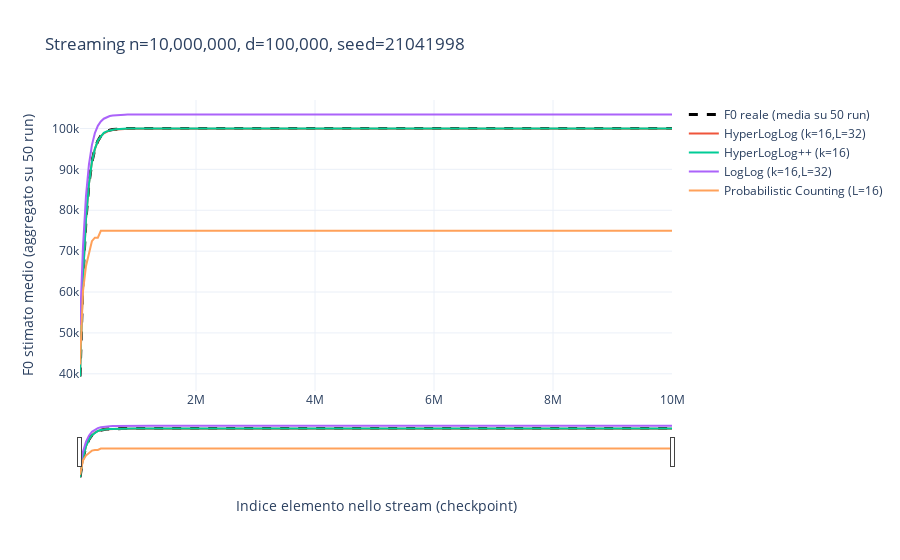
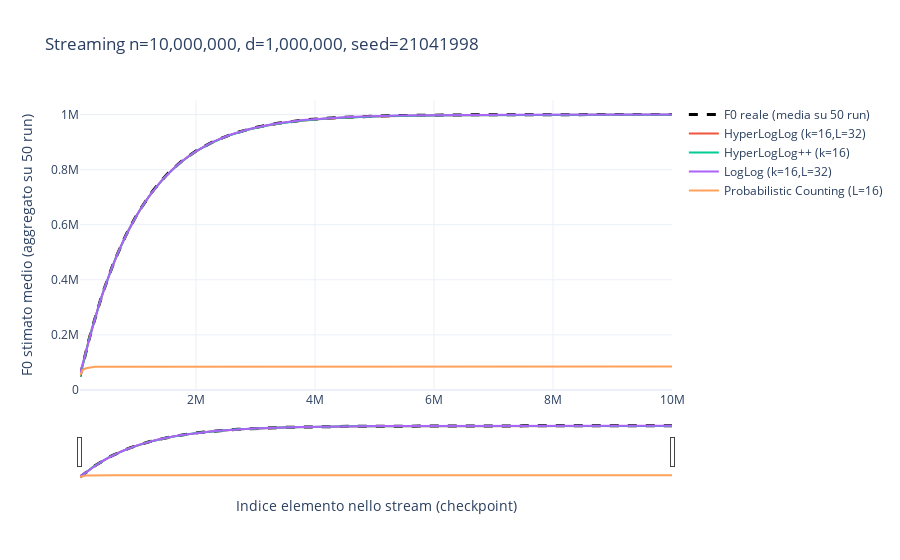
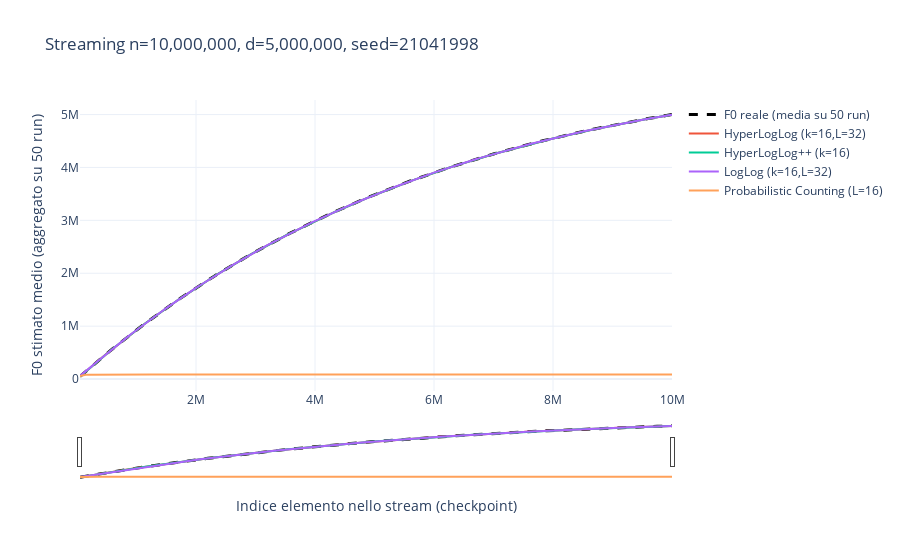
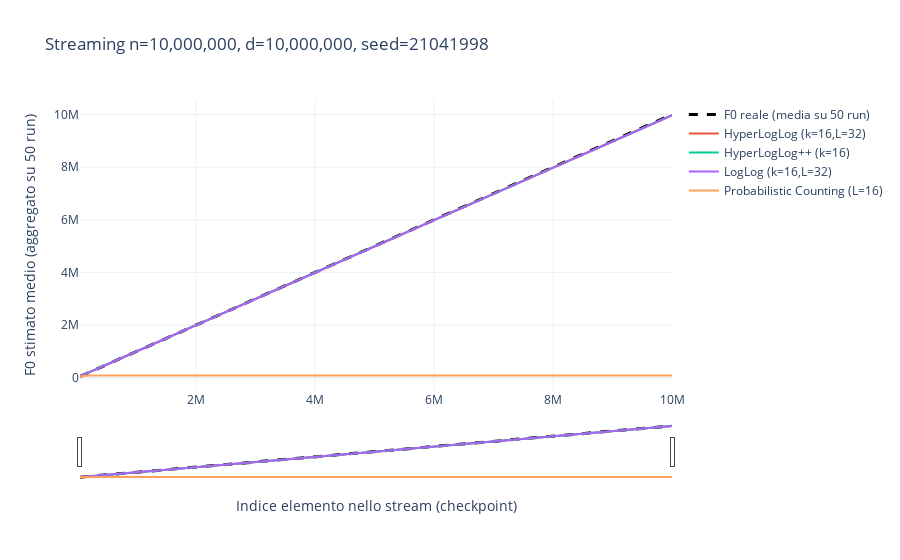

The notebook cell saved with these charts, in order:
### Code cell
# Un grafico interattivo per ogni d (distinct_count)
# Questa cella e' auto-consistente: se `sel` non esiste, lo ricostruisce.

import pandas as pd
from pathlib import Path
import plotly.graph_objects as go

if 'SEED' not in globals():
    SEED = 21041998
if 'N' not in globals():
    N = 10_000_000

if 'data' not in globals():
    candidates = [Path('results'), Path('../results')]
    results_root = next((p for p in candidates if p.exists()), None)
    if results_root is None:
        raise FileNotFoundError("Cartella results non trovata. Esegui il notebook dalla root del progetto o da notebooks/.")

    streaming_files = sorted(results_root.glob('*/*/results_streaming.csv'))
    if not streaming_files:
        raise FileNotFoundError(f"Nessun results_streaming.csv trovato in {results_root}")

    frames = []
    for f in streaming_files:
        df = pd.read_csv(f)
        df['source_file'] = str(f)
        frames.append(df)
    data = pd.concat(frames, ignore_index=True)

    numeric_cols = [
        'runs', 'sample_size', 'element_index', 'distinct_count', 'seed',
        'f0_mean', 'f0_hat_mean', 'mean', 'variance', 'stddev', 'bias',
        'difference', 'bias_relative', 'mean_relative_error', 'rmse', 'mae'
    ]
    for c in numeric_cols:
        if c in data.columns:
            data[c] = pd.to_numeric(data[c], errors='coerce')

if 'sel' not in globals() or sel is None or len(sel) == 0:
    sel = data[
        (data['mode'] == 'streaming') &
        (data['seed'] == SEED) &
        (data['sample_size'] == N)
    ].copy()

if sel.empty:
    raise ValueError(f"Nessun dato trovato per seed={SEED}, sample_size={N}")

d_values = sorted(sel['distinct_count'].dropna().astype(int).unique())

for d in d_values:
    ddf = sel[sel['distinct_count'] == d].copy()

    # Curva reale F0(t): media tra algoritmi (dovrebbe coincidere)
    truth = (
        ddf.groupby('element_index', as_index=False)['f0_mean']
        .mean()
        .sort_values('element_index')
    )

    fig = go.Figure()

    fig.add_trace(go.Scatter(
        x=truth['element_index'],
        y=truth['f0_mean'],
        mode='lines',
        name='F0 reale (media su 50 run)',
        line=dict(color='black', dash='dash', width=3),
        hovertemplate='element_index=%{x}<br>F0_reale=%{y}<extra></extra>'
    ))

    for (alg, params), g in ddf.groupby(['algorithm', 'params']):
        gg = (
            g.groupby('element_index', as_index=False)['f0_hat_mean']
            .mean()
            .sort_values('element_index')
        )
        fig.add_trace(go.Scatter(
            x=gg['element_index'],
            y=gg['f0_hat_mean'],
            mode='lines',
            name=f"{alg} ({params})",
            hovertemplate='element_index=%{x}<br>F0_hat_mean=%{y}<extra></extra>'
        ))

    fig.update_layout(
        title=f"Streaming n={N:,}, d={d:,}, seed={SEED}",
        xaxis_title='Indice elemento nello stream (checkpoint)',
        yaxis_title='F0 stimato medio (aggregato su 50 run)',
        template='plotly_white',
        dragmode='zoom',
        hovermode='x unified',
        legend=dict(itemclick='toggle', itemdoubleclick='toggleothers'),
        xaxis=dict(rangeslider=dict(visible=True), fixedrange=False),
        yaxis=dict(fixedrange=False),
    )

    fig.show(config={'scrollZoom': True, 'displaylogo': False})

### Figure 1 — Plotly figure (JSON) as saved in the notebook; plotly's stock layout.template omitted (floating-point values rounded to 4 significant figures; data arrays with more than 128 entries replaced by an {"elided": "..."} marker saying what was removed)
{"data": [{"hovertemplate": "element_index=%{x}<br>F0_reale=%{y}<extra></extra>", "line": {"color": "black", "dash": "dash", "width": 3}, "mode": "lines", "name": "F0 reale (media su 50 run)", "type": "scatter", "x": {"elided": "200 int values"}, "y": {"elided": "200 float values"}}, {"hovertemplate": "element_index=%{x}<br>F0_hat_mean=%{y}<extra></extra>", "mode": "lines", "name": "HyperLogLog (k=16,L=32)", "type": "scatter", "x": {"elided": "200 int values"}, "y": {"elided": "200 float values"}}, {"hovertemplate": "element_index=%{x}<br>F0_hat_mean=%{y}<extra></extra>", "mode": "lines", "name": "HyperLogLog++ (k=16)", "type": "scatter", "x": {"elided": "200 int values"}, "y": {"elided": "200 float values"}}, {"hovertemplate": "element_index=%{x}<br>F0_hat_mean=%{y}<extra></extra>", "mode": "lines", "name": "LogLog (k=16,L=32)", "type": "scatter", "x": {"elided": "200 int values"}, "y": {"elided": "200 float values"}}, {"hovertemplate": "element_index=%{x}<br>F0_hat_mean=%{y}<extra></extra>", "mode": "lines", "name": "Probabilistic Counting (L=16)", "type": "scatter", "x": {"elided": "200 int values"}, "y": {"elided": "200 float values"}}], "layout": {"dragmode": "zoom", "hovermode": "x unified", "legend": {"itemclick": "toggle", "itemdoubleclick": "toggleothers"}, "title": {"text": "Streaming n=10,000,000, d=100,000, seed=21041998"}, "xaxis": {"fixedrange": false, "rangeslider": {"visible": true}, "title": {"text": "Indice elemento nello stream (checkpoint)"}}, "yaxis": {"fixedrange": false, "title": {"text": "F0 stimato medio (aggregato su 50 run)"}}}}

### Figure 2 — Plotly figure (JSON) as saved in the notebook; plotly's stock layout.template omitted (floating-point values rounded to 4 significant figures; data arrays with more than 128 entries replaced by an {"elided": "..."} marker saying what was removed)
{"data": [{"hovertemplate": "element_index=%{x}<br>F0_reale=%{y}<extra></extra>", "line": {"color": "black", "dash": "dash", "width": 3}, "mode": "lines", "name": "F0 reale (media su 50 run)", "type": "scatter", "x": {"elided": "200 int values"}, "y": {"elided": "200 float values"}}, {"hovertemplate": "element_index=%{x}<br>F0_hat_mean=%{y}<extra></extra>", "mode": "lines", "name": "HyperLogLog (k=16,L=32)", "type": "scatter", "x": {"elided": "200 int values"}, "y": {"elided": "200 float values"}}, {"hovertemplate": "element_index=%{x}<br>F0_hat_mean=%{y}<extra></extra>", "mode": "lines", "name": "HyperLogLog++ (k=16)", "type": "scatter", "x": {"elided": "200 int values"}, "y": {"elided": "200 float values"}}, {"hovertemplate": "element_index=%{x}<br>F0_hat_mean=%{y}<extra></extra>", "mode": "lines", "name": "LogLog (k=16,L=32)", "type": "scatter", "x": {"elided": "200 int values"}, "y": {"elided": "200 float values"}}, {"hovertemplate": "element_index=%{x}<br>F0_hat_mean=%{y}<extra></extra>", "mode": "lines", "name": "Probabilistic Counting (L=16)", "type": "scatter", "x": {"elided": "200 int values"}, "y": {"elided": "200 float values"}}], "layout": {"dragmode": "zoom", "hovermode": "x unified", "legend": {"itemclick": "toggle", "itemdoubleclick": "toggleothers"}, "title": {"text": "Streaming n=10,000,000, d=1,000,000, seed=21041998"}, "xaxis": {"fixedrange": false, "rangeslider": {"visible": true}, "title": {"text": "Indice elemento nello stream (checkpoint)"}}, "yaxis": {"fixedrange": false, "title": {"text": "F0 stimato medio (aggregato su 50 run)"}}}}

### Figure 3 — Plotly figure (JSON) as saved in the notebook; plotly's stock layout.template omitted (floating-point values rounded to 4 significant figures; data arrays with more than 128 entries replaced by an {"elided": "..."} marker saying what was removed)
{"data": [{"hovertemplate": "element_index=%{x}<br>F0_reale=%{y}<extra></extra>", "line": {"color": "black", "dash": "dash", "width": 3}, "mode": "lines", "name": "F0 reale (media su 50 run)", "type": "scatter", "x": {"elided": "200 int values"}, "y": {"elided": "200 float values"}}, {"hovertemplate": "element_index=%{x}<br>F0_hat_mean=%{y}<extra></extra>", "mode": "lines", "name": "HyperLogLog (k=16,L=32)", "type": "scatter", "x": {"elided": "200 int values"}, "y": {"elided": "200 float values"}}, {"hovertemplate": "element_index=%{x}<br>F0_hat_mean=%{y}<extra></extra>", "mode": "lines", "name": "HyperLogLog++ (k=16)", "type": "scatter", "x": {"elided": "200 int values"}, "y": {"elided": "200 float values"}}, {"hovertemplate": "element_index=%{x}<br>F0_hat_mean=%{y}<extra></extra>", "mode": "lines", "name": "LogLog (k=16,L=32)", "type": "scatter", "x": {"elided": "200 int values"}, "y": {"elided": "200 float values"}}, {"hovertemplate": "element_index=%{x}<br>F0_hat_mean=%{y}<extra></extra>", "mode": "lines", "name": "Probabilistic Counting (L=16)", "type": "scatter", "x": {"elided": "200 int values"}, "y": {"elided": "200 float values"}}], "layout": {"dragmode": "zoom", "hovermode": "x unified", "legend": {"itemclick": "toggle", "itemdoubleclick": "toggleothers"}, "title": {"text": "Streaming n=10,000,000, d=5,000,000, seed=21041998"}, "xaxis": {"fixedrange": false, "rangeslider": {"visible": true}, "title": {"text": "Indice elemento nello stream (checkpoint)"}}, "yaxis": {"fixedrange": false, "title": {"text": "F0 stimato medio (aggregato su 50 run)"}}}}

### Figure 4 — Plotly figure (JSON) as saved in the notebook; plotly's stock layout.template omitted (floating-point values rounded to 4 significant figures; data arrays with more than 128 entries replaced by an {"elided": "..."} marker saying what was removed)
{"data": [{"hovertemplate": "element_index=%{x}<br>F0_reale=%{y}<extra></extra>", "line": {"color": "black", "dash": "dash", "width": 3}, "mode": "lines", "name": "F0 reale (media su 50 run)", "type": "scatter", "x": {"elided": "200 int values"}, "y": {"elided": "200 float values"}}, {"hovertemplate": "element_index=%{x}<br>F0_hat_mean=%{y}<extra></extra>", "mode": "lines", "name": "HyperLogLog (k=16,L=32)", "type": "scatter", "x": {"elided": "200 int values"}, "y": {"elided": "200 float values"}}, {"hovertemplate": "element_index=%{x}<br>F0_hat_mean=%{y}<extra></extra>", "mode": "lines", "name": "HyperLogLog++ (k=16)", "type": "scatter", "x": {"elided": "200 int values"}, "y": {"elided": "200 float values"}}, {"hovertemplate": "element_index=%{x}<br>F0_hat_mean=%{y}<extra></extra>", "mode": "lines", "name": "LogLog (k=16,L=32)", "type": "scatter", "x": {"elided": "200 int values"}, "y": {"elided": "200 float values"}}, {"hovertemplate": "element_index=%{x}<br>F0_hat_mean=%{y}<extra></extra>", "mode": "lines", "name": "Probabilistic Counting (L=16)", "type": "scatter", "x": {"elided": "200 int values"}, "y": {"elided": "200 float values"}}], "layout": {"dragmode": "zoom", "hovermode": "x unified", "legend": {"itemclick": "toggle", "itemdoubleclick": "toggleothers"}, "title": {"text": "Streaming n=10,000,000, d=10,000,000, seed=21041998"}, "xaxis": {"fixedrange": false, "rangeslider": {"visible": true}, "title": {"text": "Indice elemento nello stream (checkpoint)"}}, "yaxis": {"fixedrange": false, "title": {"text": "F0 stimato medio (aggregato su 50 run)"}}}}
